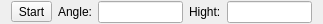
<?xml version="1.0" encoding="UTF-8"?>
<ui version="4.0">
 <class>LC_LineRectangeRelOptions</class>
 <widget class="QWidget" name="LC_LineRectangeRelOptions">
  <property name="geometry">
   <rect>
    <x>0</x>
    <y>0</y>
    <width>323</width>
    <height>24</height>
   </rect>
  </property>
  <property name="windowTitle">
   <string>Form</string>
  </property>
  <layout class="QGridLayout" name="gridLayout">
   <property name="topMargin">
    <number>1</number>
   </property>
   <property name="bottomMargin">
    <number>1</number>
   </property>
   <item row="0" column="0">
    <widget class="QToolButton" name="toolButton">
     <property name="text">
      <string>Start</string>
     </property>
    </widget>
   </item>
   <item row="0" column="2">
    <widget class="QLineEdit" name="leAngle"/>
   </item>
   <item row="0" column="1">
    <widget class="QLabel" name="label">
     <property name="text">
      <string>Angle:</string>
     </property>
    </widget>
   </item>
   <item row="0" column="3">
    <widget class="QLabel" name="label_2">
     <property name="text">
      <string>Hight:</string>
     </property>
    </widget>
   </item>
   <item row="0" column="4">
    <widget class="QLineEdit" name="lineEdit"/>
   </item>
  </layout>
 </widget>
 <resources/>
 <connections/>
</ui>
